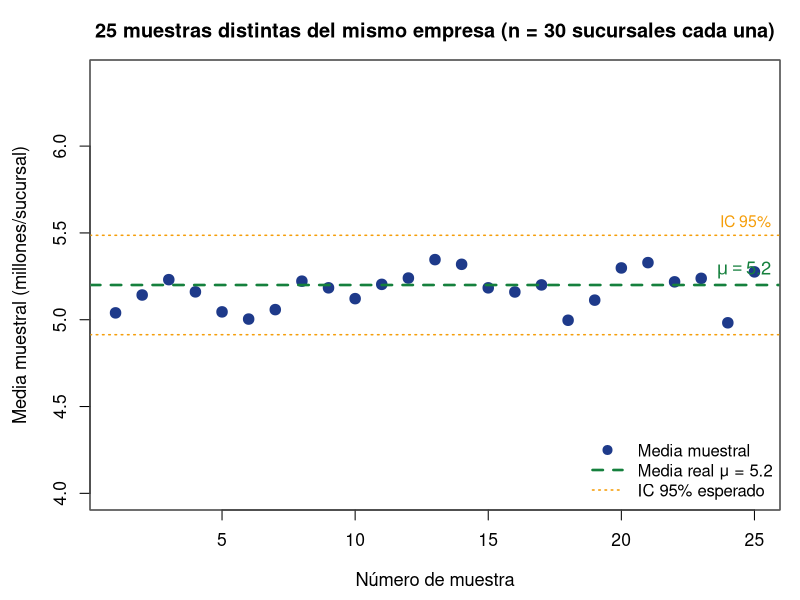

The R source for this figure:
## ---- chunk 1
#| echo: false
#| fig-width: 11
#| fig-height: 4.6
#| fig-align: center

set.seed(42)
# Población: rentabilidad de productos (millones/sucursal), Normal(5.2, 0.8^2)
mu_real <- 5.2; sigma_real <- 0.8; N_pop <- 10000; n <- 30

pop <- rnorm(N_pop, mu_real, sigma_real)

# 25 muestras distintas
medias <- replicate(25, mean(sample(pop, n)))

par(mar = c(4.5, 4.5, 3, 1), family = "sans")

plot(seq_along(medias), medias,
     pch = 19, cex = 1.4,
     col = ifelse(abs(medias - mu_real) < 0.3, "#1e3a8a", "#dc2626"),
     ylim = c(mu_real - 1.2, mu_real + 1.2),
     xlab = "Número de muestra",
     ylab = "Media muestral (millones/sucursal)",
     main = "25 muestras distintas del mismo empresa (n = 30 sucursales cada una)",
     cex.main = 1.2, cex.lab = 1.1, cex.axis = 1.05)

abline(h = mu_real, col = "#15803d", lwd = 2.5, lty = 2)
abline(h = c(mu_real - sigma_real/sqrt(n)*1.96,
             mu_real + sigma_real/sqrt(n)*1.96),
       col = "#f59e0b", lwd = 1.5, lty = 3)

text(26, mu_real + 0.07, labels = expression(mu == 5.2),
     col = "#15803d", cex = 1.1, pos = 2, font = 2)
text(26, mu_real + sigma_real/sqrt(n)*1.96 + 0.07,
     labels = "IC 95%", col = "#f59e0b", cex = 0.95, pos = 2)

legend("bottomright",
       legend = c("Media muestral", "Media real μ = 5.2", "IC 95% esperado"),
       col    = c("#1e3a8a", "#15803d", "#f59e0b"),
       pch    = c(19, NA, NA), lty = c(NA, 2, 3), lwd = c(NA, 2.5, 1.5),
       pt.cex = 1.2, bty = "n", cex = 1)

box(col = "gray40")
